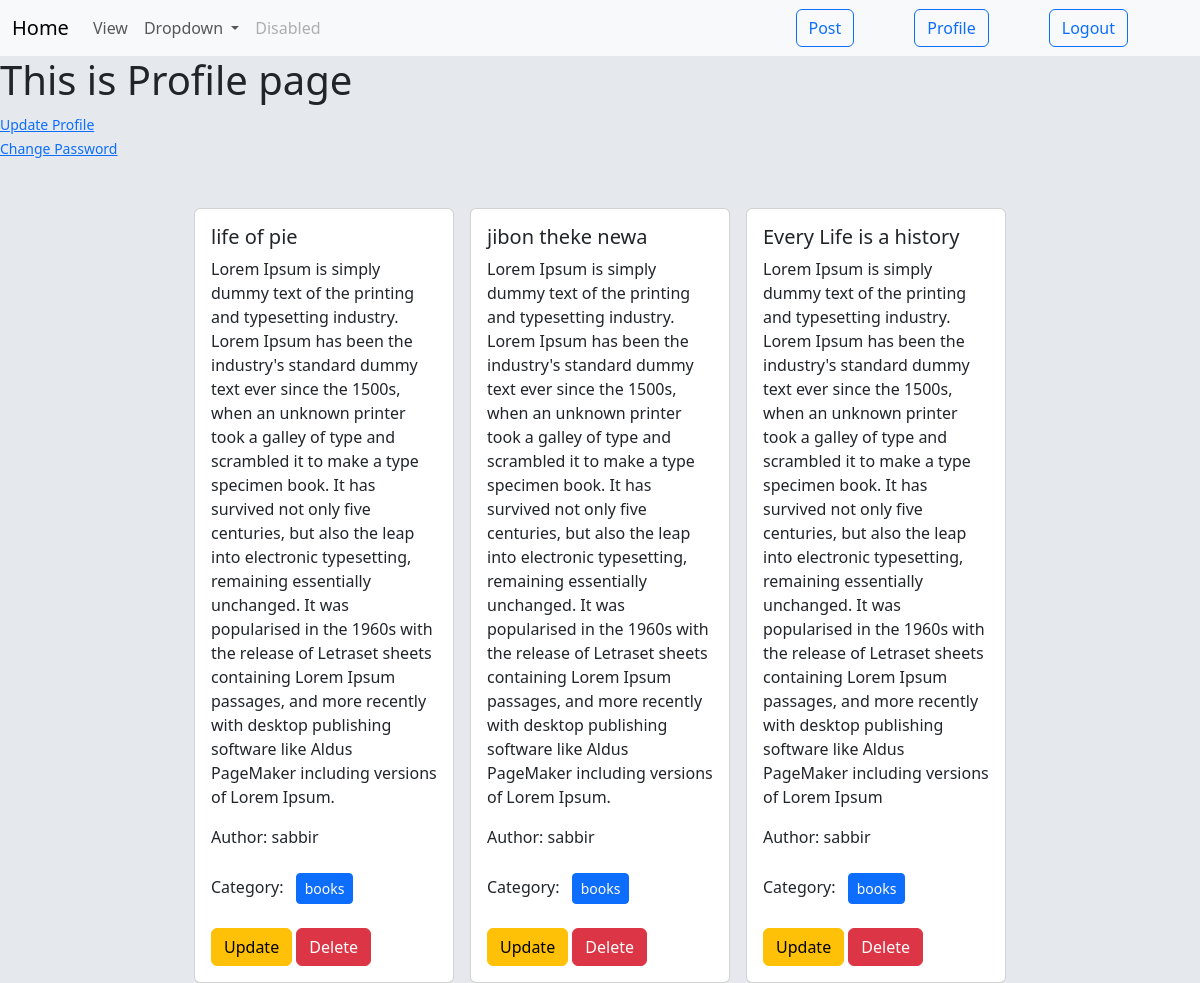
Screenshot of /profile/ (signed in) with the database file from the repository.
### post/models.py (models this page shows, shortened)
class Post(models.Model):
    title=models.CharField(max_length=50)
    content=models.TextField()
    categories=models.ManyToManyField(Cetagories)
    author=models.ForeignKey(User, on_delete=models.CASCADE)
    image = models.ImageField(upload_to ='post/uploads/', blank=True, null=True)

### cetagory/models.py (models this page shows, shortened)
class Cetagories(models.Model):
    name=models.CharField(max_length=100)
    slug=models.SlugField(max_length=100,null=True, blank=True)

### author/views.py (the view)
# urls.py: path('profile/', views.profile, name='profile'),
@login_required
def profile(request):
    data=Post.objects.filter(author=request.user)
    return render(request, 'profile.html', {'data':data})

### author/templates/profile.html (shortened to what this page needs)
{% extends "base.html" %}
{%block content %}
<h1> This is Profile page</h1>
<small><a href="{% url 'uptade' %}">Update Profile</a></small>
<small><a href="{% url 'changepassword' %}">Change Password</a></small>
<div class="d-flex flex-wrap justify-content-center px-5 pt-5">
    {% for post in data %}
        <div class="col-sm-3 ">
          <div class="card mx-2">
            <div class="card-body">
              <h5 class="card-title">{{post.title}}</h5>
              <p class="card-text">{{post.content}}</p>
              <p>Author: {{post.author.first_name}}</p>
              <p>
               Category: {% for cat in post.categories.all %}
              <button class="btn btn-primary disible btn-sm m-2">{{cat.name}}</button>
              {%endfor%}
            </p>
            <a href="{% url 'edit' post.id %}" class="btn btn-warning">Update</a>
            <a href="{% url 'delete' post.id %}" class="btn btn-danger">Delete</a>
            </div>
          </div>
        </div>
    {% endfor %}
    </div>
{%endblock%}

### rows the page displays
Post: title "life of pie", content "Lorem Ipsum is simply dummy text of the printing and typesetting industry. Lorem Ipsum has been the industry's standard dummy text ever since the 1500s, when an unknown printer took a galley of type and scrambled it to make a type specimen book. It has survived not only five centuries, but also the leap into electronic typesetting, remaining essentially unchanged. It was popularised in the 1960s with the release of Letraset sheets containing Lorem Ipsum passages, and more recently with desktop publishing software like Aldus PageMaker including versions of Lorem Ipsum.", author.first_name "sabbir"
Cetagories: name "books"
Post: title "jibon theke newa", content "Lorem Ipsum is simply dummy text of the printing and typesetting industry. Lorem Ipsum has been the industry's standard dummy text ever since the 1500s, when an unknown printer took a galley of type and scrambled it to make a type specimen book. It has survived not only five centuries, but also the leap into electronic typesetting, remaining essentially unchanged. It was popularised in the 1960s with the release of Letraset sheets containing Lorem Ipsum passages, and more recently with desktop publishing software like Aldus PageMaker including versions of Lorem Ipsum.", author.first_name "sabbir"
Post: title "Every Life is a history", content "Lorem Ipsum is simply dummy text of the printing and typesetting industry. Lorem Ipsum has been the industry's standard dummy text ever since the 1500s, when an unknown printer took a galley of type and scrambled it to make a type specimen book. It has survived not only five centuries, but also the leap into electronic typesetting, remaining essentially unchanged. It was popularised in the 1960s with the release of Letraset sheets containing Lorem Ipsum passages, and more recently with desktop publishing software like Aldus PageMaker including versions of Lorem Ipsum", author.first_name "sabbir"
